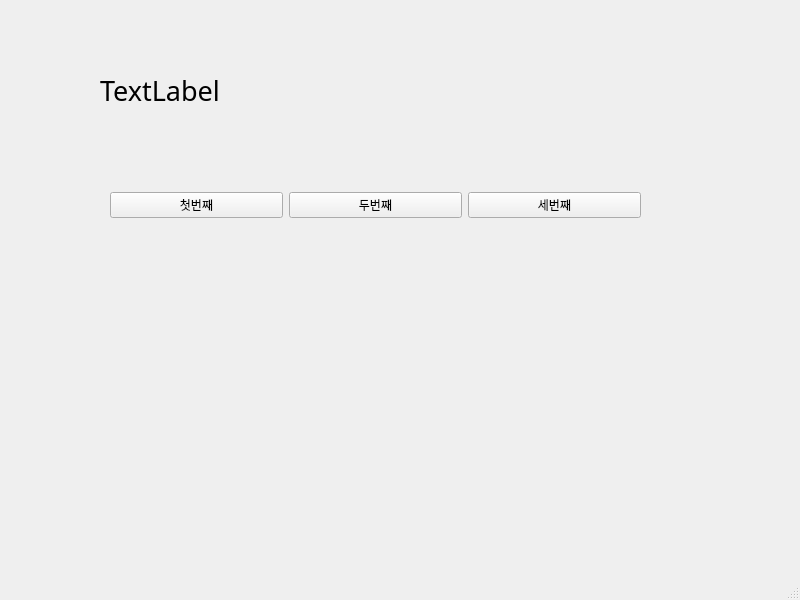
<?xml version="1.0" encoding="UTF-8"?>
<ui version="4.0">
 <class>MainWindow</class>
 <widget class="QMainWindow" name="MainWindow">
  <property name="geometry">
   <rect>
    <x>0</x>
    <y>0</y>
    <width>800</width>
    <height>600</height>
   </rect>
  </property>
  <property name="windowTitle">
   <string>MainWindow</string>
  </property>
  <widget class="QWidget" name="centralwidget">
   <widget class="QWidget" name="horizontalLayoutWidget">
    <property name="geometry">
     <rect>
      <x>110</x>
      <y>150</y>
      <width>531</width>
      <height>111</height>
     </rect>
    </property>
    <layout class="QHBoxLayout" name="horizontalLayout">
     <item>
      <widget class="QPushButton" name="pushButton">
       <property name="text">
        <string>첫번째</string>
       </property>
      </widget>
     </item>
     <item>
      <widget class="QPushButton" name="pushButton_2">
       <property name="text">
        <string>두번째</string>
       </property>
      </widget>
     </item>
     <item>
      <widget class="QPushButton" name="pushButton_3">
       <property name="text">
        <string>세번째</string>
       </property>
      </widget>
     </item>
    </layout>
   </widget>
   <widget class="QLabel" name="label">
    <property name="geometry">
     <rect>
      <x>100</x>
      <y>60</y>
      <width>541</width>
      <height>61</height>
     </rect>
    </property>
    <property name="font">
     <font>
      <family>굴림체</family>
      <pointsize>20</pointsize>
     </font>
    </property>
    <property name="text">
     <string>TextLabel</string>
    </property>
   </widget>
  </widget>
  <widget class="QMenuBar" name="menubar">
   <property name="geometry">
    <rect>
     <x>0</x>
     <y>0</y>
     <width>800</width>
     <height>26</height>
    </rect>
   </property>
  </widget>
  <widget class="QStatusBar" name="statusbar"/>
 </widget>
 <resources/>
 <connections>
  <connection>
   <sender>pushButton</sender>
   <signal>clicked()</signal>
   <receiver>MainWindow</receiver>
   <slot>firstClick()</slot>
   <hints>
    <hint type="sourcelabel">
     <x>159</x>
     <y>229</y>
    </hint>
    <hint type="destinationlabel">
     <x>181</x>
     <y>280</y>
    </hint>
   </hints>
  </connection>
  <connection>
   <sender>pushButton_2</sender>
   <signal>clicked()</signal>
   <receiver>MainWindow</receiver>
   <slot>secondClick()</slot>
   <hints>
    <hint type="sourcelabel">
     <x>326</x>
     <y>227</y>
    </hint>
    <hint type="destinationlabel">
     <x>360</x>
     <y>276</y>
    </hint>
   </hints>
  </connection>
  <connection>
   <sender>pushButton_3</sender>
   <signal>clicked()</signal>
   <receiver>MainWindow</receiver>
   <slot>thirdClick()</slot>
   <hints>
    <hint type="sourcelabel">
     <x>514</x>
     <y>232</y>
    </hint>
    <hint type="destinationlabel">
     <x>554</x>
     <y>281</y>
    </hint>
   </hints>
  </connection>
 </connections>
 <slots>
  <slot>firstClick()</slot>
  <slot>secondClick()</slot>
  <slot>thirdClick()</slot>
 </slots>
</ui>
